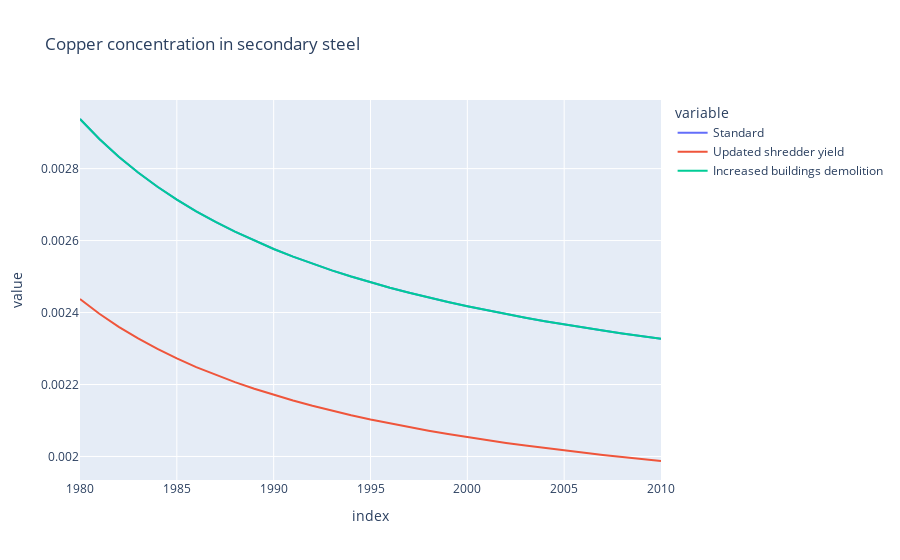

The code cell stored with this chart in its notebook:
### Code cell
flow_a = mfa_example_a.flows['remelting => sysenv']
copper_concentration_a = flow_a['Cu'].values / flow_a.sum_values_over(('e'))

flow_b = mfa_example_b.flows['remelting => sysenv']
copper_concentration_b = flow_b['Cu'].values / flow_b.sum_values_over(('e'))

comparison_df = pd.DataFrame(
    index=mfa_example.dims['t'].items,
    columns=['Standard', 'Updated shredder yield', 'Increased buildings demolition'],
    data=np.array([flow_df['% Cu'], copper_concentration_a, copper_concentration_b]).T,
)

fig = px.line(comparison_df, title='Copper concentration in secondary steel')
fig.show()

### Figure 1 — Plotly figure (JSON) as saved in the notebook; plotly's stock layout.template omitted (floating-point values rounded to 4 significant figures)
{"data": [{"hovertemplate": "variable=Standard<br>index=%{x}<br>value=%{y}<extra></extra>", "legendgroup": "Standard", "line": {"color": "#636efa", "dash": "solid"}, "marker": {"symbol": "circle"}, "mode": "lines", "name": "Standard", "orientation": "v", "showlegend": true, "type": "scatter", "x": [1980, 1981, 1982, 1983, 1984, 1985, 1986, 1987, 1988, 1989, 1990, 1991, 1992, 1993, 1994, 1995, 1996, 1997, 1998, 1999, 2000, 2001, 2002, 2003, 2004, 2005, 2006, 2007, 2008, 2009, 2010], "xaxis": "x", "y": [0.002938, 0.002882, 0.002833, 0.002789, 0.00275, 0.002714, 0.002681, 0.002652, 0.002625, 0.0026, 0.002577, 0.002555, 0.002536, 0.002517, 0.0025, 0.002484, 0.002469, 0.002455, 0.002442, 0.002429, 0.002417, 0.002406, 0.002395, 0.002385, 0.002376, 0.002367, 0.002358, 0.00235, 0.002342, 0.002335, 0.002327], "yaxis": "y"}, {"hovertemplate": "variable=Updated shredder yield<br>index=%{x}<br>value=%{y}<extra></extra>", "legendgroup": "Updated shredder yield", "line": {"color": "#EF553B", "dash": "solid"}, "marker": {"symbol": "circle"}, "mode": "lines", "name": "Updated shredder yield", "orientation": "v", "showlegend": true, "type": "scatter", "x": [1980, 1981, 1982, 1983, 1984, 1985, 1986, 1987, 1988, 1989, 1990, 1991, 1992, 1993, 1994, 1995, 1996, 1997, 1998, 1999, 2000, 2001, 2002, 2003, 2004, 2005, 2006, 2007, 2008, 2009, 2010], "xaxis": "x", "y": [0.002438, 0.002397, 0.00236, 0.002328, 0.002299, 0.002272, 0.002248, 0.002227, 0.002207, 0.002188, 0.002171, 0.002156, 0.002141, 0.002127, 0.002115, 0.002103, 0.002092, 0.002081, 0.002072, 0.002062, 0.002054, 0.002045, 0.002038, 0.00203, 0.002023, 0.002016, 0.00201, 0.002004, 0.001998, 0.001993, 0.001987], "yaxis": "y"}, {"hovertemplate": "variable=Increased buildings demolition<br>index=%{x}<br>value=%{y}<extra></extra>", "legendgroup": "Increased buildings demolition", "line": {"color": "#00cc96", "dash": "solid"}, "marker": {"symbol": "circle"}, "mode": "lines", "name": "Increased buildings demolition", "orientation": "v", "showlegend": true, "type": "scatter", "x": [1980, 1981, 1982, 1983, 1984, 1985, 1986, 1987, 1988, 1989, 1990, 1991, 1992, 1993, 1994, 1995, 1996, 1997, 1998, 1999, 2000, 2001, 2002, 2003, 2004, 2005, 2006, 2007, 2008, 2009, 2010], "xaxis": "x", "y": [0.002938, 0.002882, 0.002833, 0.002789, 0.00275, 0.002714, 0.002681, 0.002652, 0.002625, 0.0026, 0.002577, 0.002555, 0.002536, 0.002517, 0.0025, 0.002484, 0.002469, 0.002455, 0.002442, 0.002429, 0.002417, 0.002406, 0.002395, 0.002385, 0.002376, 0.002367, 0.002358, 0.00235, 0.002342, 0.002335, 0.002327], "yaxis": "y"}], "layout": {"legend": {"title": {"text": "variable"}, "tracegroupgap": 0}, "title": {"text": "Copper concentration in secondary steel"}, "xaxis": {"anchor": "y", "domain": [0, 1], "title": {"text": "index"}}, "yaxis": {"anchor": "x", "domain": [0, 1], "title": {"text": "value"}}}}
